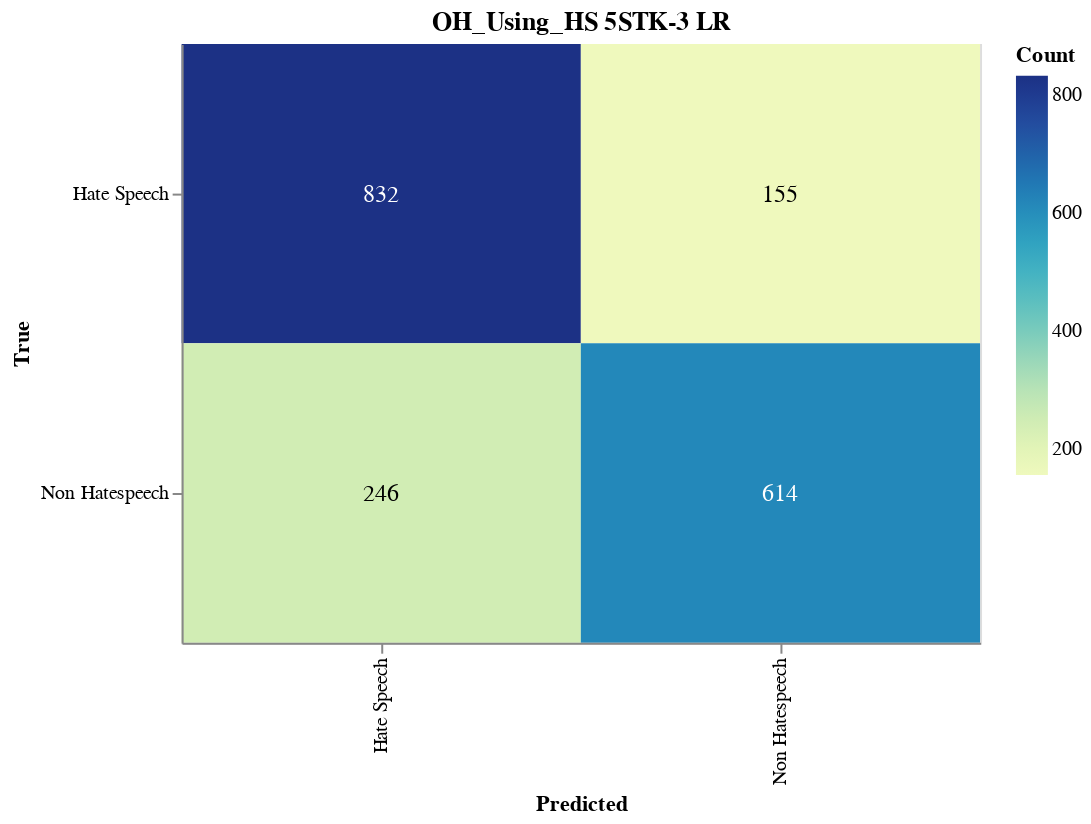

Notebook source saved alongside this figure:
### Markdown cell above
#### Save CM

### Code cell
import altair as alt
import altair_saver
import pandas as pd
from sklearn.metrics import confusion_matrix

# Calculate the confusion matrix
cm = confusion_matrix(y_val, adjusted_predictions)

# Define class names
class_names = ['Hate Speech', 'Non Hatespeech']

# Convert confusion matrix to DataFrame
cm_df = pd.DataFrame(cm, index=class_names, columns=class_names).reset_index().melt(id_vars='index')
cm_df.columns = ['True', 'Predicted', 'Count']

# Ensure the order of categories
cm_df['True'] = pd.Categorical(cm_df['True'], categories=class_names, ordered=True)
cm_df['Predicted'] = pd.Categorical(cm_df['Predicted'], categories=class_names, ordered=True)

# Create the Altair plot
heatmap = alt.Chart(cm_df).mark_rect().encode(
    x=alt.X('Predicted:O', sort=class_names),
    y=alt.Y('True:O', sort=class_names),
    color='Count:Q',
    tooltip=['True', 'Predicted', 'Count']
).properties(
    width=400,
    height=300,
    title='OH_Using_HS 5STK-3 LR'
)

# Add text labels
text = heatmap.mark_text(
    align='center',
    baseline='middle',
    fontSize=12
).encode(
    text='Count:Q',
    color=alt.condition(
        alt.datum.Count > cm.max() / 2,
        alt.value('white'),
        alt.value('black')
    )
)

# Combine heatmap and text
final_chart = heatmap + text

# Display the plot
final_chart.show()

### Figure 1 — Vega-Lite specification as saved in the notebook (floating-point values rounded to 4 significant figures)
{"config": {"view": {"continuousWidth": 300, "continuousHeight": 300}}, "layer": [{"mark": {"type": "rect"}, "encoding": {"color": {"field": "Count", "type": "quantitative"}, "tooltip": [{"field": "True", "type": "ordinal"}, {"field": "Predicted", "type": "ordinal"}, {"field": "Count", "type": "quantitative"}], "x": {"field": "Predicted", "sort": ["Hate Speech", "Non Hatespeech"], "type": "ordinal"}, "y": {"field": "True", "sort": ["Hate Speech", "Non Hatespeech"], "type": "ordinal"}}, "title": "OH_Using_HS 5STK-3 LR"}, {"mark": {"type": "text", "align": "center", "baseline": "middle", "fontSize": 12}, "encoding": {"color": {"condition": {"test": "(datum.Count > 416.0)", "value": "white"}, "value": "black"}, "text": {"field": "Count", "type": "quantitative"}, "tooltip": [{"field": "True", "type": "ordinal"}, {"field": "Predicted", "type": "ordinal"}, {"field": "Count", "type": "quantitative"}], "x": {"field": "Predicted", "sort": ["Hate Speech", "Non Hatespeech"], "type": "ordinal"}, "y": {"field": "True", "sort": ["Hate Speech", "Non Hatespeech"], "type": "ordinal"}}, "title": "OH_Using_HS 5STK-3 LR"}], "data": {"name": "data-2a564af633c80c66b9a4f623bb771d0e"}, "height": 300, "width": 400, "$schema": "https://vega.github.io/schema/vega-lite/v5.17.0.json", "datasets": {"data-2a564af633c80c66b9a4f623bb771d0e": [{"True": "Hate Speech", "Predicted": "Hate Speech", "Count": 832}, {"True": "Non Hatespeech", "Predicted": "Hate Speech", "Count": 246}, {"True": "Hate Speech", "Predicted": "Non Hatespeech", "Count": 155}, {"True": "Non Hatespeech", "Predicted": "Non Hatespeech", "Count": 614}]}}
